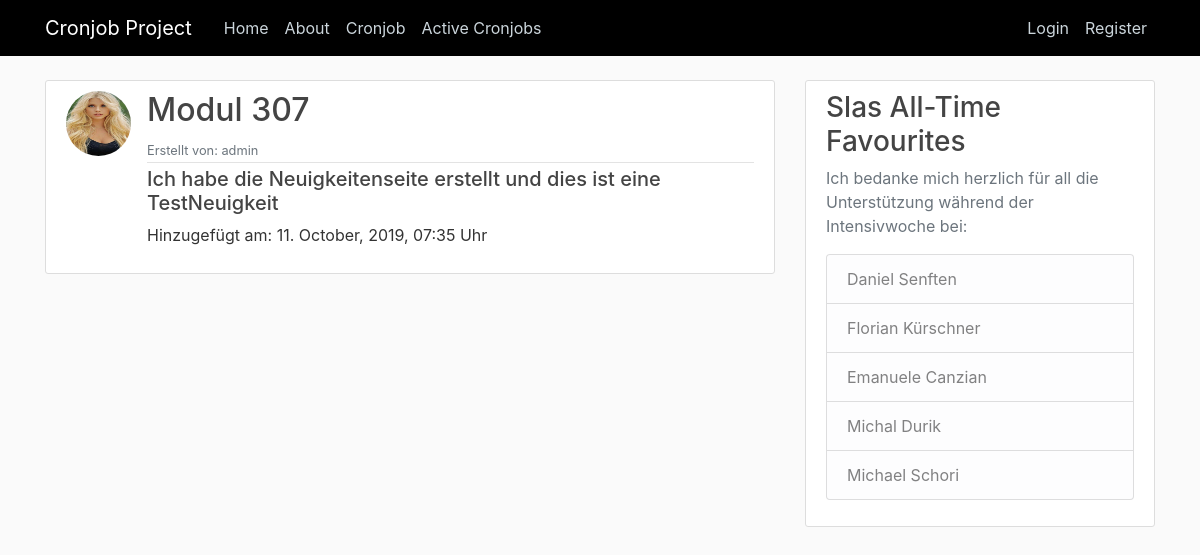
The app's page /, older data.
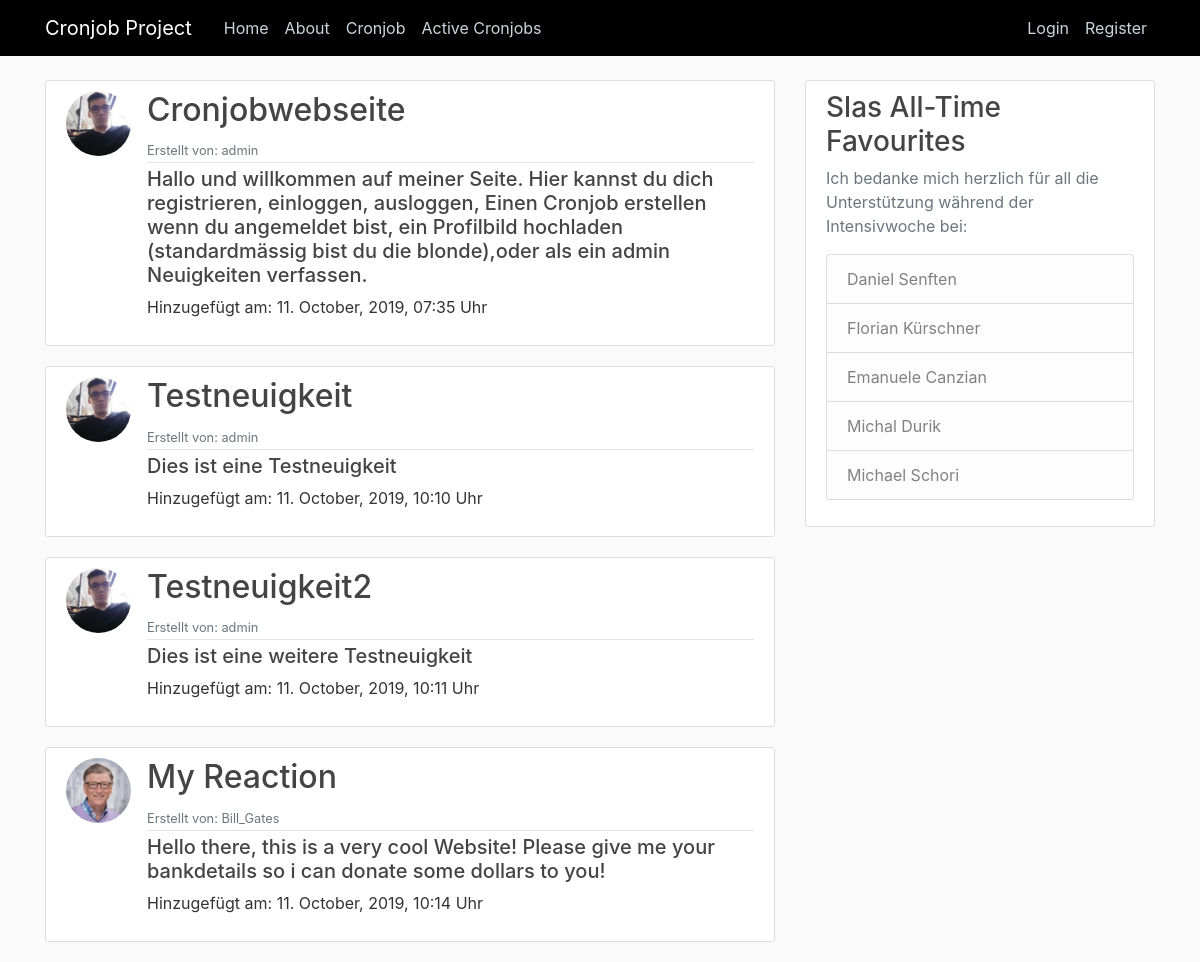
The same page, newer data.
### my_app/models.py (models this page shows, shortened)
class Neuigkeiten(models.Model):
    user = models.ForeignKey(User, on_delete=models.CASCADE, default='1')
    title = models.CharField(max_length=128, null=False, default='')
    text = models.TextField(max_length=1000, null=False, default='')
    added = models.DateTimeField(default=timezone.now)

### users/models.py (models this page shows, shortened)
class Profile(models.Model):
    user = models.OneToOneField(User, on_delete=models.CASCADE)
    image = models.ImageField(default='static/media/profile_pics/default.jpg', upload_to='profile_pics')

### my_app/views.py (the view)
# urls.py: 2. Add a URL to urlpatterns:  path('', views.home, name='home')
def home(request):
    context = {
        'neuigkeiten': Neuigkeiten.objects.all()
    }
    return render(request, 'cronjobtemplates/home.html', context)

### my_app/templates/cronjobtemplates/home.html
{% extends "cronjobtemplates/base.html" %}
{% block content %}
{% for neuigkeit in neuigkeiten %}
    <article class="media content-section">
        <img class="rounded-circle article-img" src="{{ neuigkeit.user.profile.image.url }}">
      <div class="media-body">
        <div class="article-metadata">
          <h2>{{ neuigkeit.title }}</h2>
          <small class="text-muted">Erstellt von: {{ neuigkeit.user }}</small>
        </div>
        <h5>{{ neuigkeit.text }}</h5>
        <p class="article-content">Hinzugefügt am: {{ neuigkeit.added|date:"d. F, Y, H:i" }} Uhr</p>
      </div>
    </article>
{% endfor %}
{% endblock content %}

### my_app/templates/cronjobtemplates/base.html (shortened to what this page needs)
{% load static %}
<!doctype html>
<html lang="en">
<head>
    <link rel="stylesheet" href="https://maxcdn.bootstrapcdn.com/bootstrap/4.0.0/css/bootstrap.min.css"
>
    <link rel="stylesheet" type="text/css" href="{% static 'main.css' %}">
    <link rel="stylesheet" type="text/css" href="{% static 'style.css' %}">
</head>
<body>
    <header class="site-header">
      <nav class="navbar navbar-expand-md navbar-dark bg-steel fixed-top">
        <div class="container">
          <a class="navbar-brand mr-4" href="{% url 'cronjob-home' %}">Cronjob Project</a>
          <div class="collapse navbar-collapse" id="navbarToggle">
            <div class="navbar-nav mr-auto">
              <a class="nav-item nav-link" href="{% url 'cronjob-home' %}">Home</a>
              <a class="nav-item nav-link" href="{% url 'cronjob-about' %}">About</a>
                <a class="nav-item nav-link" href="/cronjob">Cronjob</a>
                <a class="nav-item nav-link" href="/crontable">Active Cronjobs</a>
            </div>
            <div class="navbar-nav">
                {% if user.is_authenticated and user.is_superuser %}
                    <a class="nav-item nav-link" href="{% url 'profile' %}">{{ user.username }}'s Profile</a>
                    <a class="nav-item nav-link" href="{% url 'logout' %}">Logout</a>
                    <a class="nav-item nav-link" href="/admin">Control Panel</a>
                {% elif user.is_authenticated %}
                    <a class="nav-item nav-link" href="{% url 'profile' %}">{{ user.username }}'s Profile</a>
                    <a class="nav-item nav-link" href="{% url 'logout' %}">Logout</a>
                {% else %}
                    <a class="nav-item nav-link" href="{% url 'login' %}">Login</a>
                    <a class="nav-item nav-link" href="{% url 'register' %}">Register</a>
                {% endif %}
            </div>
          </div>
        </div>
      </nav>
    </header>
    <main role="main" class="container">
      <div class="row">
        <div class="col-md-8">
          {% block content %}{% endblock %}
        </div>
        <div class="col-md-4">
          <div class="content-section">
            <h3>Slas All-Time Favourites</h3>
            <p class='text-muted'>Ich bedanke mich herzlich für all die Unterstützung während der Intensivwoche bei:
              <ul class="list-group">
                <li class="list-group-item list-group-item-light">Daniel Senften</li>
                <li class="list-group-item list-group-item-light">Florian Kürschner</li>
                <li class="list-group-item list-group-item-light">Emanuele Canzian</li>
                <li class="list-group-item list-group-item-light">Michal Durik</li>
                <li class="list-group-item list-group-item-light">Michael Schori</li>
              </ul>
            </p>
          </div>
        </div>
      </div>
    </main>
  </body>
</body>
</html>

### static/main.css (style rules this page uses)
body { background: #fafafa; color: #333333; margin-top: 5rem; }
h1, h2, h3, h4, h5, h6 { color: #444444; }
ul { margin: 0; }
.bg-steel { background-color: #000000; }
.site-header .navbar-nav .nav-link { color: #cbd5db; }
.content-section { background: #ffffff; padding: 10px 20px; border: 1px solid #dddddd; border-radius: 3px; margin-bottom: 20px; }
.article-content { white-space: pre-line; }
.article-img { height: 65px; width: 65px; margin-right: 16px; }
.article-metadata { padding-bottom: 1px; margin-bottom: 4px; border-bottom: 1px solid #e3e3e3 }

### static/style.css (style rules this page uses)
* { margin: 0; padding: 0; }
*, *:before, *:after { box-sizing: inherit; }
html { height: 100%; width: 100%; box-sizing: border-box; }

Row changes from the older to the newer data that the page shows:
changed Neuigkeiten: user.profile.image: picture added in place of a placeholder; title "Modul 307" → "Cronjobwebseite"; text "Ich habe die Neuigkeitenseite erstellt und dies ist eine TestNeuigkeit" → "Hallo und willkommen auf meiner Seite. Hier kannst du dich registrieren, einloggen, ausloggen, Einen Cronjob erstellen wenn du angemeldet bist, ein Profilbild hochladen (standardmässig bist du die blonde),oder als ein admin Neuigkeiten verfassen."
added Neuigkeiten: user.profile.image (picture), title "Testneuigkeit", user "admin", text "Dies ist eine Testneuigkeit", added "11. October, 2019, 10:10"
added Neuigkeiten: user.profile.image (picture), title "Testneuigkeit2", user "admin", text "Dies ist eine weitere Testneuigkeit", added "11. October, 2019, 10:11"
added Neuigkeiten: user.profile.image (picture), title "My Reaction", user "Bill_Gates", text "Hello there, this is a very cool Website! Please give me your bankdetails so i can donate some dollars to you!", added "11. October, 2019, 10:14"
